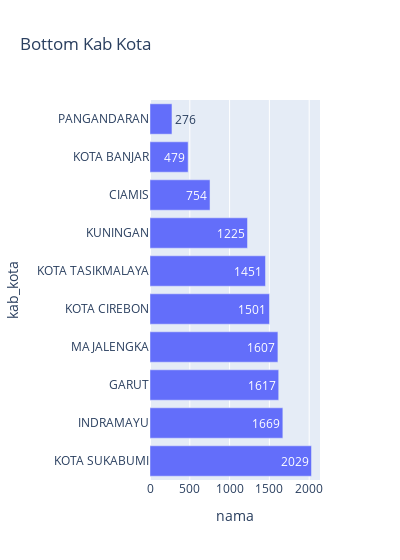

Source (notebook cell):
### Code cell
fig = px.bar(kab_kota_batak.tail(10), y='kab_kota', x='nama',width=400,text_auto=True, title='Bottom Kab Kota')
fig.show()

### Figure 1 — Plotly figure (JSON) as saved in the notebook; plotly's stock layout.template omitted (floating-point values rounded to 4 significant figures)
{"data": [{"alignmentgroup": "True", "hovertemplate": "nama=%{x}<br>kab_kota=%{y}<extra></extra>", "legendgroup": "", "marker": {"color": "#636efa", "pattern": {"shape": ""}}, "name": "", "offsetgroup": "", "orientation": "h", "showlegend": false, "textposition": "auto", "texttemplate": "%{x}", "type": "bar", "x": [2029, 1669, 1617, 1607, 1501, 1451, 1225, 754, 479, 276], "xaxis": "x", "y": ["KOTA SUKABUMI", "INDRAMAYU", "GARUT", "MAJALENGKA", "KOTA CIREBON", "KOTA TASIKMALAYA", "KUNINGAN", "CIAMIS", "KOTA BANJAR", "PANGANDARAN"], "yaxis": "y"}], "layout": {"barmode": "relative", "legend": {"tracegroupgap": 0}, "title": {"text": "Bottom Kab Kota"}, "width": 400, "xaxis": {"anchor": "y", "domain": [0, 1], "title": {"text": "nama"}}, "yaxis": {"anchor": "x", "domain": [0, 1], "title": {"text": "kab_kota"}}}}
